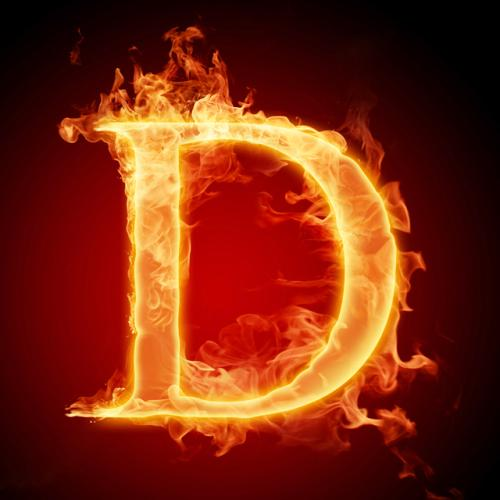
#> input picture d.jpg, 500 x 500 px
$ python 00.py
#> lines starting #> are read from the running program, lines starting #| are printed output that depends on the picture
from PIL import Image, ImageDraw, ImageFont
#PIL https://pillow.readthedocs.org/
def add_num(img):
    draw = ImageDraw.Draw(img)
    #加载TrueType或OpenType字体文件，并创建一个字体对象。
    #windows系统中字体文件所在的位置 macOS也能运行是为什么
    myfont = ImageFont.truetype('C:/windows/fonts/Arial.ttf', size=100)
    fillcolor = "#ff0000"
    width, height = img.size
    draw.text((width-80, 0), '2', font=myfont, fill=fillcolor)
    img.save('result.jpg','jpeg')
    return 0

image = Image.open('d.jpg')
#> image is the input picture: PIL image 500x500 RGB; mean R, G, B 120.9, 40.6, 16.8
print(image.format,image.size,image.mode)
#| JPEG (500, 500) RGB
add_num(image)
#> in add_num, `img.save('result.jpg','jpeg')`:
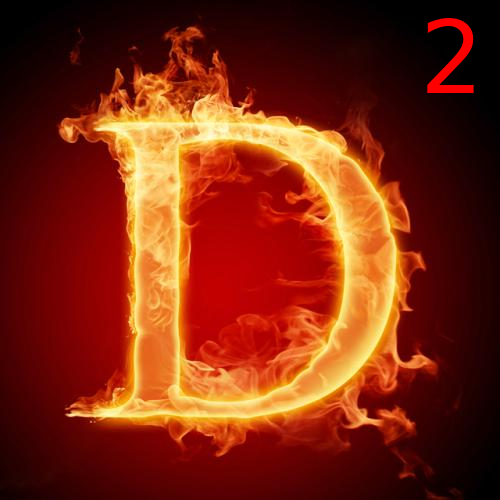
#> saved as result.jpg: PIL image 500x500 RGB; mean R, G, B 122.3, 40.6, 16.8
